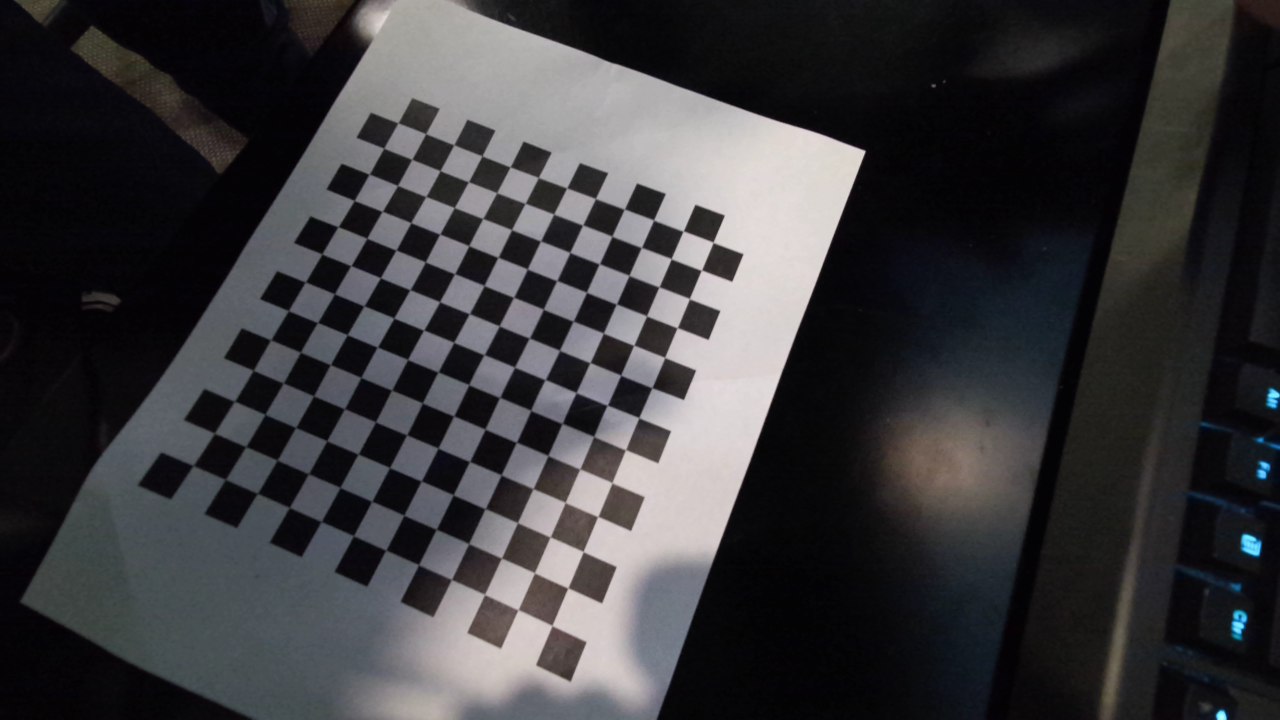
#> input picture calibration_pictures/10.png, 1280 x 720 px; its folder holds 4 pictures in this run
$ python camera_calibration.py
#> lines starting #> are read from the running program, lines starting #| are printed output that depends on the picture; after the words box and inside, x2 and y2 are one past the last pixel; in counts of white or black regions, pixels touching at a corner belong together
import numpy as np
import cv2
import glob

# termination criteria
criteria = (cv2.TERM_CRITERIA_EPS + cv2.TERM_CRITERIA_MAX_ITER, 30, 0.001)

# prepare object points, like (0,0,0), (1,0,0), (2,0,0) ....,(6,5,0)
objp = np.zeros((12*13,3), np.float32)
objp[:,:2] = np.mgrid[0:13,0:12].T.reshape(-1,2)

# Arrays to store object points and image points from all the images.
objpoints = [] # 3d point in real world space
imgpoints = [] # 2d points in image plane.

images = glob.glob('calibration_pictures/*.png')
gray = cv2.imread(images[1])
#> gray is the input picture: shape (720, 1280, 3); mean B, G, R 59.9, 57.5, 58.2
for fname in images:
    img = cv2.imread(fname)
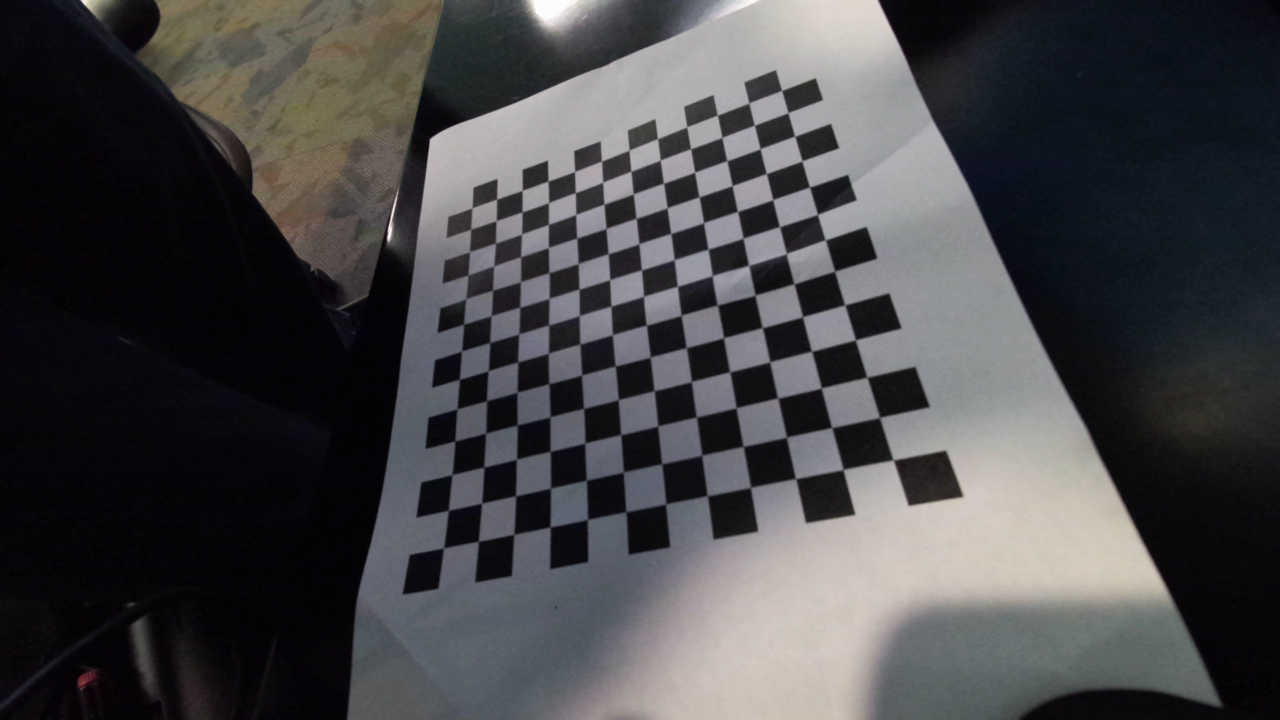
#> input picture calibration_pictures/1.png, 1280 x 720 px
#> img is the input picture: shape (720, 1280, 3); mean B, G, R 71.7, 69.7, 70.1
    gray = cv2.cvtColor(img,cv2.COLOR_BGR2GRAY)
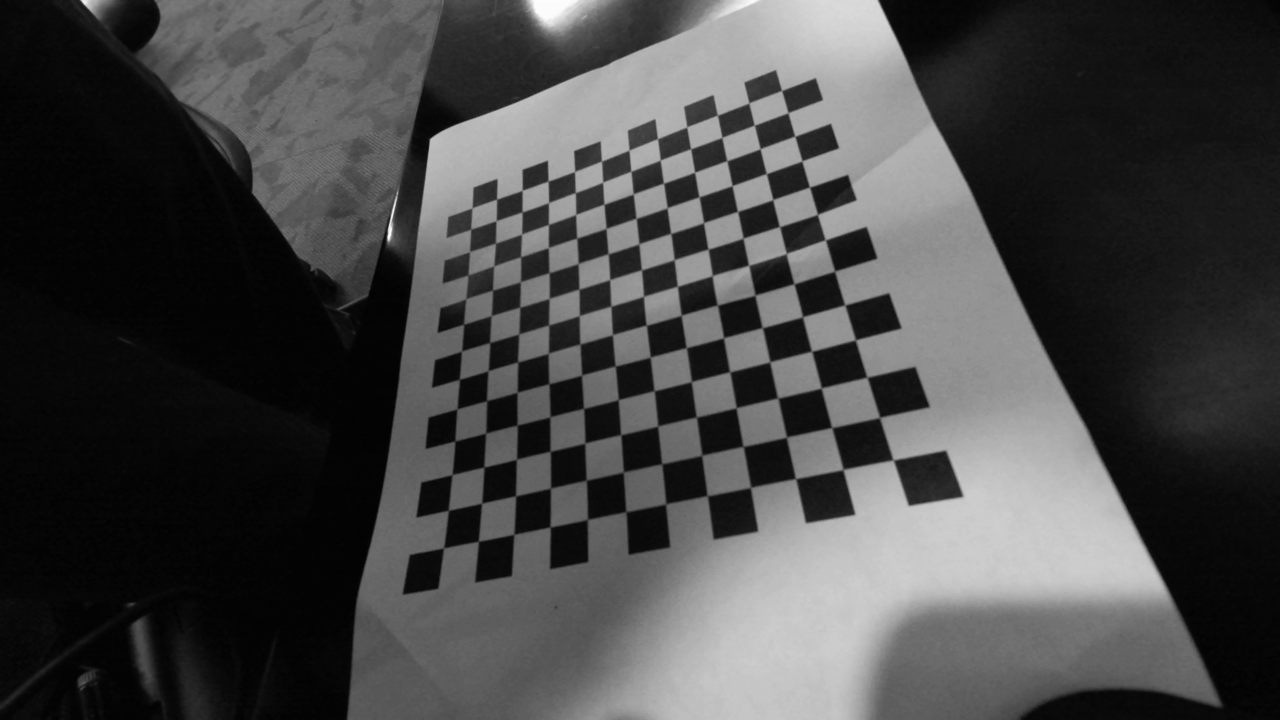
#> gray: shape (720, 1280); min 2, max 253, mean 70

    # Find the chess board corners
    ret, corners = cv2.findChessboardCorners(gray, (12, 13), None)
#> ret = True; corners = 156 rows, first 8: [893.1, 459.7], [843, 469.5], [795.5, 478.7], [750.3, 487.7], [706.1, 494.9], [665.2, 505.9], [624.9, 510.4], [587.5, 519.5]
    # If found, add object points, image points (after refining them)
    if ret == True:
        objpoints.append(objp)

        cv2.cornerSubPix(gray,corners,(11,11),(-1,-1),criteria)
        imgpoints.append(corners)

        # Draw and display the corners
        cv2.drawChessboardCorners(img, (14,13), corners,ret)
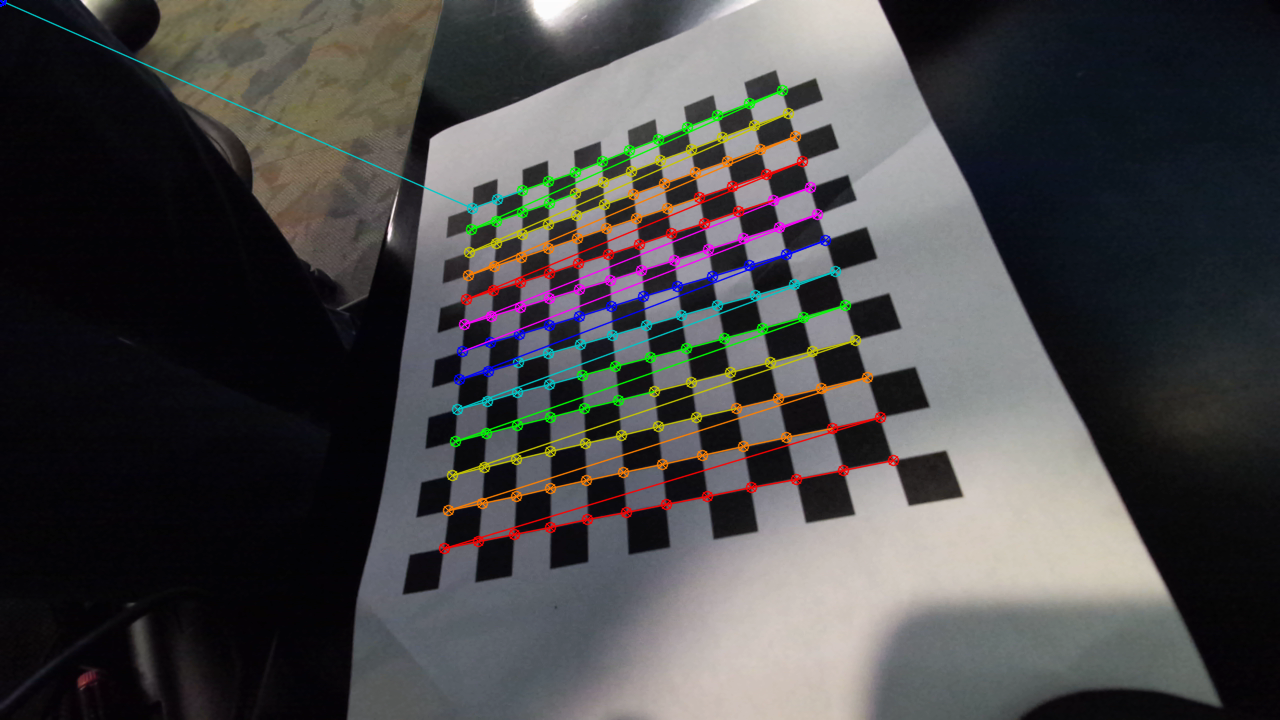
#> img: shape (720, 1280, 3); 4.32% of pixels changed, all inside (x1, y1, x2, y2) = (0, 0, 900, 555)

cv2.destroyAllWindows()

ret, mtx, dist, rvecs, tvecs = cv2.calibrateCamera(objpoints, imgpoints, gray.shape[::-1],None,None)
print(mtx)
with open('kinect_camera_intrinsics.csv', 'w') as f:
    f.write("{}, 0, {}, 0, {}, {}, 0, 0, 1".format(mtx[0][0], mtx[0][2], mtx[1][1], mtx[1][2]))
    f.close()
